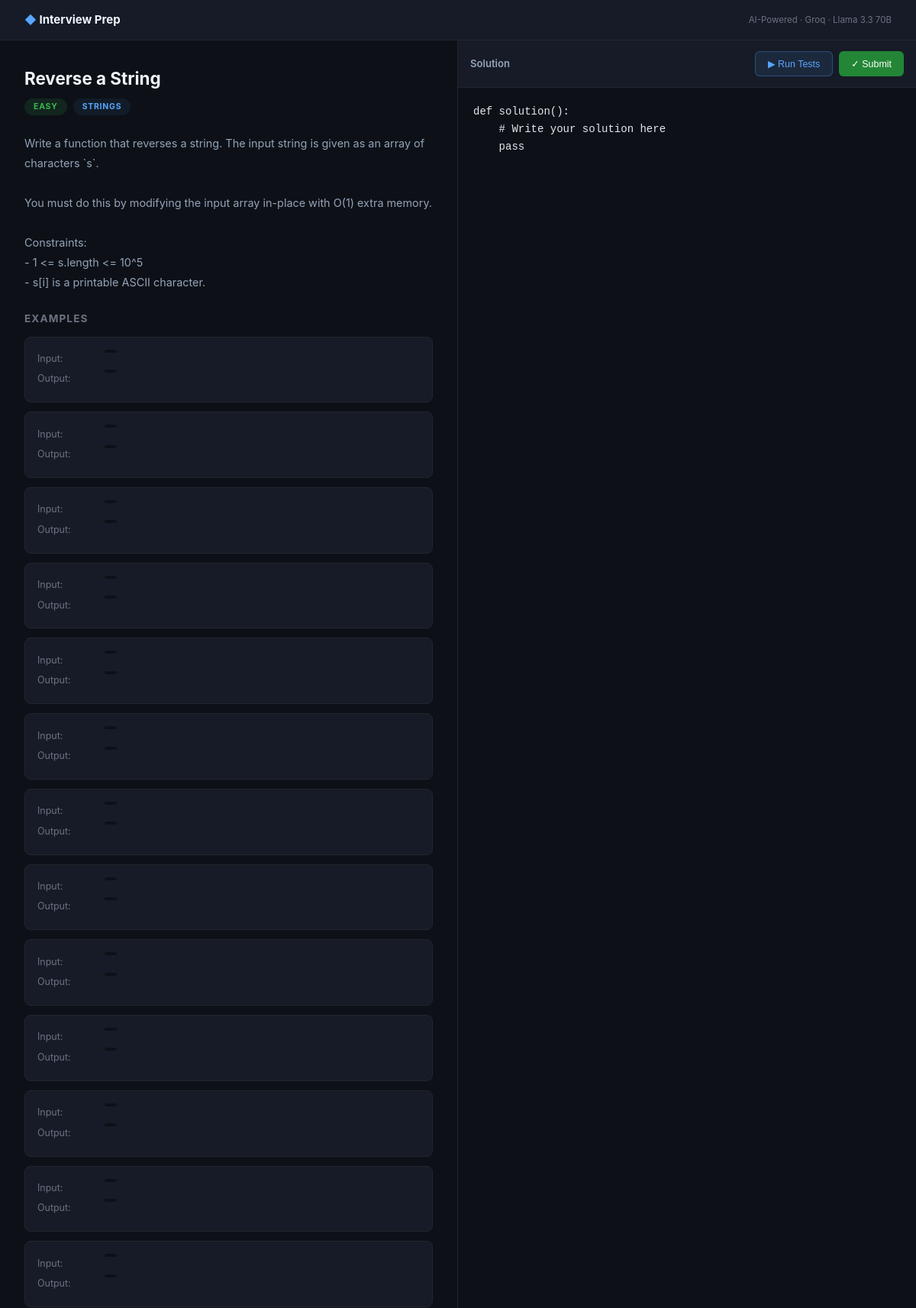
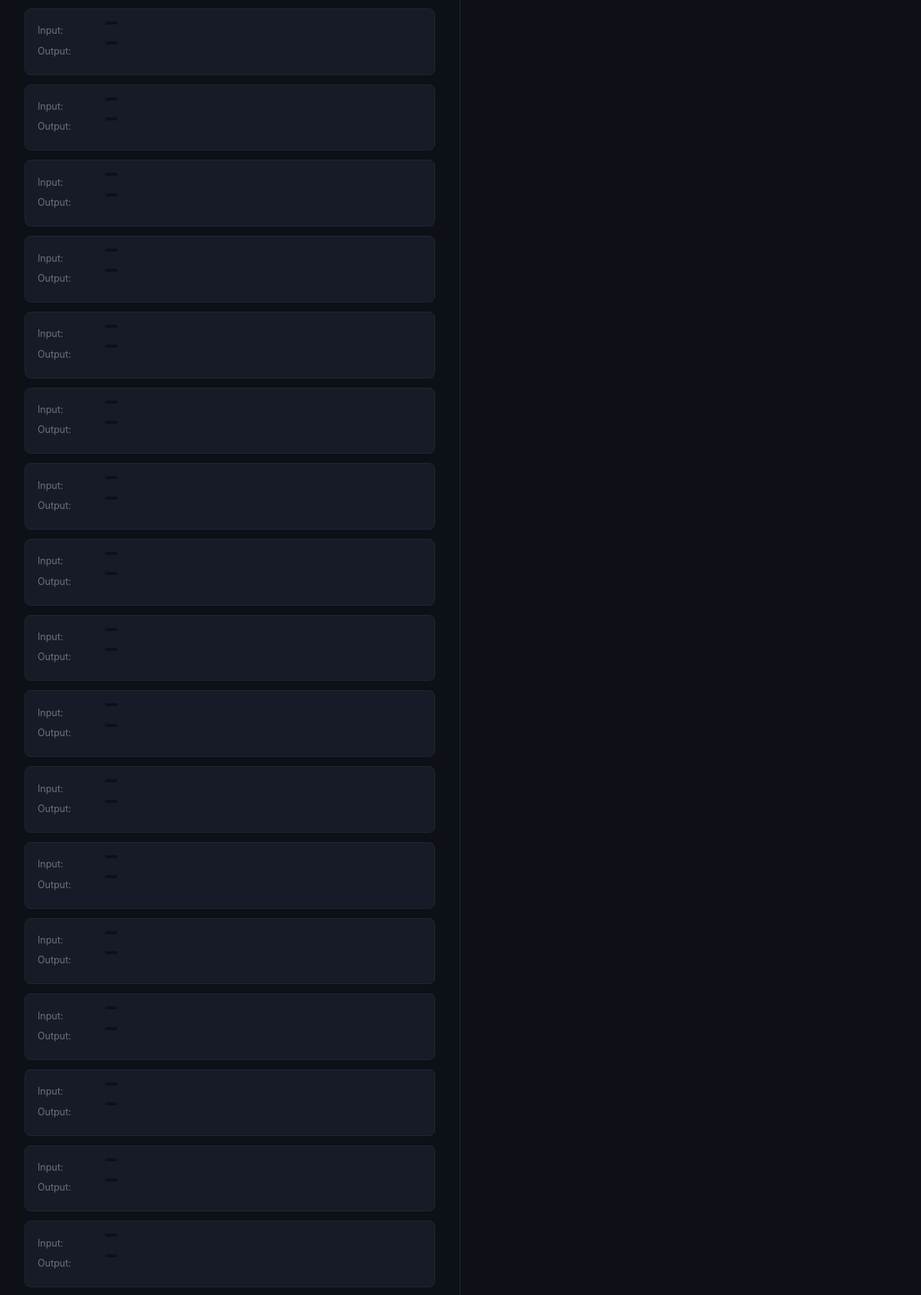
/problem/2 (upper part), run on the app's committed database (2 pictures, top to bottom).
### models.py (models this page shows, shortened)
class Problem(db.Model):
    id          = db.Column(db.Integer, primary_key=True)
    title       = db.Column(db.String(255), nullable=False)
    description = db.Column(db.Text, nullable=False)
    difficulty  = db.Column(db.String(20))   # easy / medium / hard
    category    = db.Column(db.String(50))   # arrays, dp, graphs, etc.
    examples    = db.Column(db.Text)         # JSON
    test_cases  = db.Column(db.Text)         # JSON
    created_at  = db.Column(db.DateTime, default=datetime.utcnow)

### app.py (the view)
@app.route('/problem/<int:problem_id>')
def problem(problem_id):
    prob = Problem.query.get_or_404(problem_id)
    attempts = Attempt.query.filter_by(problem_id=problem_id)\
                            .order_by(Attempt.created_at.desc())\
                            .limit(5).all()
    return render_template('problem.html', problem=prob, attempts=attempts)

### templates/problem.html (shortened to what this page needs)
<!DOCTYPE html>
<html lang="en">
<head>
<link rel="stylesheet" href="{{ url_for('static', filename='style.css') }}"/>
</head>
<body>
<nav class="navbar">
  <div class="nav-brand">
    <a href="/" style="color:inherit;text-decoration:none">
      <span class="brand-icon">◆</span> Interview Prep
    </a>
  </div>
  <div class="nav-tag">AI-Powered · Groq · Llama 3.3 70B</div>
</nav>
<main class="problem-layout">
  <div class="problem-left">
    <div class="prob-header">
      <h1 class="prob-title">{{ problem.title }}</h1>
      <div class="prob-meta">
        <span class="diff-badge {{ problem.difficulty }}">{{ problem.difficulty }}</span>
        <span class="cat-badge">{{ problem.category }}</span>
      </div>
    </div>
    <div class="prob-desc">{{ problem.description }}</div>
    {% set examples = problem.examples %}
    {% if examples %}
    <div class="prob-section">
      <h3>Examples</h3>
      {% for ex in examples %}
      <div class="example-block">
        <div class="ex-row"><span class="ex-lbl">Input:</span><code>{{ ex.input }}</code></div>
        <div class="ex-row"><span class="ex-lbl">Output:</span><code>{{ ex.output }}</code></div>
      </div>
      {% endfor %}
    </div>
    {% endif %}
  </div>
  <div class="problem-right">
    <div class="editor-header">
      <div class="editor-title">Solution</div>
      <div class="editor-actions">
        <button id="run-btn"  class="btn-run">▶ Run Tests</button>
        <button id="eval-btn" class="btn-eval">✓ Submit</button>
      </div>
    </div>
    <textarea id="code-editor" class="code-editor" spellcheck="false">def solution():
    # Write your solution here
    pass
</textarea>
  </div>
</main>
</body>
</html>

### static/style.css (style rules this page uses)
*, *::before, *::after { box-sizing: border-box; margin: 0; padding: 0; }
body { font-family: -apple-system, BlinkMacSystemFont, 'Segoe UI', sans-serif; background: #0d1117; color: #e2e8f0; min-height: 100vh; font-size: 15px; line-height: 1.6; }
.navbar { display: flex; align-items: center; justify-content: space-between; padding: .875rem 2rem; background: #161b27; border-bottom: 1px solid #21262d; position: sticky; top: 0; z-index: 100; }
.nav-brand { display: flex; align-items: center; gap: .5rem; font-weight: 700; color: #f0f6fc; }
.brand-icon { color: #58a6ff; }
.nav-tag { font-size: .72rem; color: #6b7280; }
.problem-layout { display: grid; grid-template-columns: 1fr 1fr; gap: 0; height: calc(100vh - 56px); overflow: hidden; }
.problem-left { overflow-y: auto; padding: 2rem; border-right: 1px solid #21262d; }
.problem-right { overflow-y: auto; display: flex; flex-direction: column; background: #0d1117; }
.prob-header { margin-bottom: 1.5rem; }
.prob-title { font-size: 1.4rem; font-weight: 700; color: #f0f6fc; margin-bottom: .5rem; }
.prob-meta { display: flex; gap: .5rem; align-items: center; }
.diff-badge, .cat-badge { font-size: .65rem; font-weight: 700; text-transform: uppercase; letter-spacing: .08em; padding: 3px 12px; border-radius: 20px; }
.diff-badge.easy { background: rgba(63,185,80,.12); color: #3fb950; }
.cat-badge { background: rgba(88,166,255,.08); color: #58a6ff; }
.prob-desc { font-size: .9rem; color: #94a3b8; line-height: 1.8; white-space: pre-wrap; margin-bottom: 1.5rem; }
.prob-section h3 { font-size: .85rem; color: #6b7280; text-transform: uppercase; letter-spacing: .08em; margin-bottom: .75rem; }
.example-block { background: #161b27; border: 1px solid #21262d; border-radius: 8px; padding: 1rem; margin-bottom: .75rem; }
.ex-row { display: flex; gap: .5rem; margin-bottom: .25rem; font-size: .85rem; align-items: flex-start; }
.ex-lbl { color: #6b7280; min-width: 80px; font-size: .78rem; padding-top: .15rem; }
.ex-row code { background: #0d1117; color: #58a6ff; padding: 2px 8px; border-radius: 4px; font-size: .82rem; }
.editor-header { display: flex; align-items: center; justify-content: space-between; padding: .875rem 1rem; background: #161b27; border-bottom: 1px solid #21262d; }
.editor-title { font-size: .82rem; font-weight: 600; color: #94a3b8; }
.editor-actions { display: flex; gap: .5rem; }
.btn-run { background: rgba(88,166,255,.1); border: 1px solid rgba(88,166,255,.3); color: #58a6ff; padding: .5rem 1rem; border-radius: 6px; font-size: .78rem; cursor: pointer; transition: all .2s; }
.btn-eval { background: #238636; border: none; color: white; padding: .5rem 1rem; border-radius: 6px; font-size: .78rem; cursor: pointer; transition: background .2s; }
.code-editor { flex: 1; width: 100%; min-height: 360px; background: #0d1117; color: #e2e8f0; border: none; border-bottom: 1px solid #21262d; padding: 1.25rem; font-family: 'Fira Code', 'Cascadia Code', monospace; font-size: .875rem; line-height: 1.65; resize: vertical; outline: none; tab-size: 4; }

### data on the page
Problem: title "Reverse a String", difficulty "EASY", category "STRINGS", description "Write a function that reverses a string. The input string is given as an array of characters `s`. You must do this by modifying the input array in-place with O(1) extra memory. Constraints: - 1 <= s.length <= 10^5 - s[i] is a printable ASCII character."
